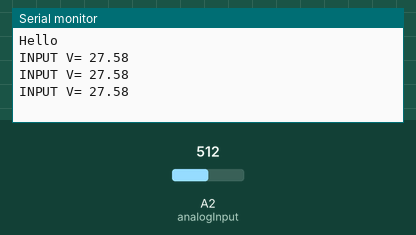
This sketch was run on a simulated Arduino Uno, built with avr-gcc and run on an emulated ATmega328P. Parts: the last lines printed to the serial monitor. The inputs (shaded band) are chosen by the test bench; at power-on: A2 (analogInput) = 512.

Above: at 1.3 s.
1.4 s: A2 (analogInput) set to 716
At 1.9 s:
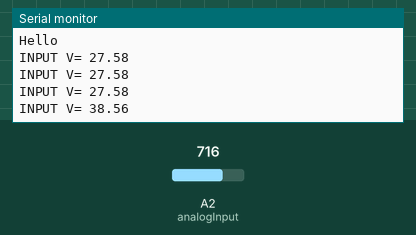
2.9 s: A2 (analogInput) set to 900
At 3.4 s:
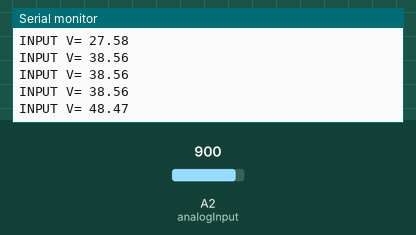
Timing chart, 0 to 5.9 s (numbered marks = the images above; inputs shaded):
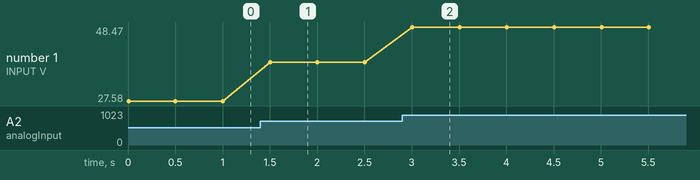

Measured:
- after the input at 1.4 s, the serial monitor: prints a new line after 0.10 s (image 1)
- after the input at 2.9 s, the serial monitor: prints a new line after 0.10 s (image 2)
- plotted number 1: 27.58 → 38.56 after the input at 1.4 s, 38.56 → 48.47 after the input at 2.9 s

The sketch:

battery-voltage.ino
```cpp
const int analogInput = A2;
float vout = 0.0;
float vin = 0.0;
float R1 = 99800.0; // resistance of R1 (100K)
float R2 = 9950.0; // resistance of R2 (10K)
const float refVoltage = 5.0; //
int value = 0;

void setup() {
  Serial.begin(9600);
  Serial.println("Hello");

  pinMode(analogInput, INPUT);
}

void loop() {
  value = analogRead(analogInput);
  vout = (value * refVoltage) / 1024.0;
  vin = vout / (R2/(R1+R2));
  if (vin < 0.09) {
    vin = 0.0;
  }
  Serial.print("INPUT V= ");
  Serial.println(vin);
  delay(500);
}
```
